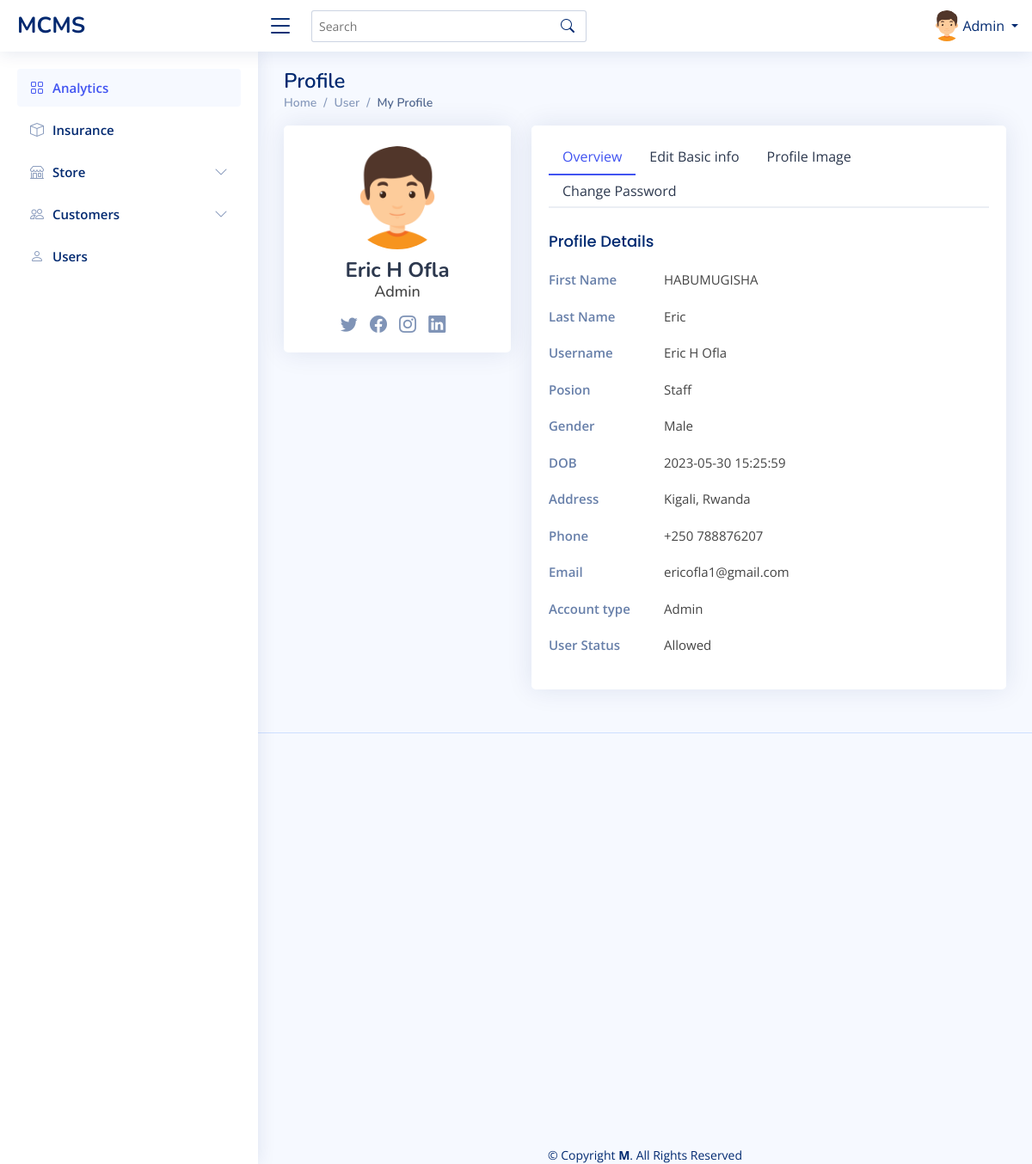
Screenshot of /Dashboard/Admin/edit_profile.php (signed in) with the database file from the repository.
### tables this page shows
CREATE TABLE `users` (
  `User_id` int(100) NOT NULL,
  `Firstname` varchar(100) NOT NULL,
  `Lastname` varchar(100) NOT NULL,
  `Username` text NOT NULL,
  `telephone` text NOT NULL,
  `address` text NOT NULL,
  `email` varchar(225) NOT NULL,
  `gender` varchar(100) NOT NULL,
  `position` varchar(100) NOT NULL,
  `Password` varchar(100) NOT NULL,
  `photo` varchar(200) NOT NULL,
  `account_type` varchar(200) NOT NULL,
  `dates` timestamp NOT NULL DEFAULT current_timestamp() ON UPDATE current_timestamp(),
  `status` varchar(200) NOT NULL
);

### Dashboard/Admin/edit_profile.php (the view, shortened to what this page needs)
<?php
     include 'navbar.php';
     $id =$_SESSION['User_id'];
     $fetch = mysqli_query($conn,"select * from users where User_id='$id'");
     if($row = mysqli_fetch_array($fetch))
     {
      echo' <main id="main" class="main">
      <div class="pagetitle">
        <h1>Profile</h1>
        <nav>
          <ol class="breadcrumb">
            <li class="breadcrumb-item"><a href="index.php">Home</a></li>
            <li class="breadcrumb-item">User</li>
            <li class="breadcrumb-item active">My Profile</li>
          </ol>
        </nav>
      </div>
    <section class="section profile">
      <div class="row">
        <div class="col-xl-4">
          <div class="card">
            <div class="card-body profile-card pt-4 d-flex flex-column align-items-center">
              <img src="assets/img/boy.png" alt="Profile" class="rounded-circle">
              <h2>'.$row['Username'].'</h2>
              <h3>'.$row['account_type'].'</h3>
              <div class="social-links mt-2">
                <a href="#" class="twitter"><i class="bi bi-twitter"></i></a>
                <a href="#" class="facebook"><i class="bi bi-facebook"></i></a>
                <a href="#" class="instagram"><i class="bi bi-instagram"></i></a>
                <a href="#" class="linkedin"><i class="bi bi-linkedin"></i></a>
              </div>
            </div>
          </div>
        </div>
        <div class="col-xl-8">
          <div class="card">
            <div class="card-body pt-3">
              <ul class="nav nav-tabs nav-tabs-bordered">
                <li class="nav-item">
                  <button class="nav-link active" data-bs-toggle="tab" data-bs-target="#profile-overview">Overview</button>
                </li>
                <li class="nav-item">
                  <button class="nav-link" data-bs-toggle="tab" data-bs-target="#profile-edit">Edit Basic info</button>
                </li>
                <li class="nav-item">
                  <button class="nav-link" data-bs-toggle="tab" data-bs-target="#profile-settings">Profile Image</button>
                </li>
                <li class="nav-item">
                  <button class="nav-link" data-bs-toggle="tab" data-bs-target="#profile-change-password">Change Password</button>
                </li>
              </ul>
              <div class="tab-content pt-2">
                <div class="tab-pane fade show active profile-overview" id="profile-overview">
                  <h5 class="card-title">Profile Details</h5>
                  <div class="row">
                    <div class="col-lg-3 col-md-4 label ">First Name</div>
                    <div class="col-lg-9 col-md-8">'.$row['Firstname'].'</div>
                  </div>
                  <div class="row">
                    <div class="col-lg-3 col-md-4 label ">Last Name</div>
                    <div class="col-lg-9 col-md-8">'.$row['Lastname'].'</div>
                  </div>
                  <div class="row">
                    <div class="col-lg-3 col-md-4 label ">Username</div>
                    <div class="col-lg-9 col-md-8">'.$row['Username'].'</div>
                  </div>
                  <div class="row">
                    <div class="col-lg-3 col-md-4 label">Posion</div>
                    <div class="col-lg-9 col-md-8">'.$row['position'].'</div>
                  </div>
                  <div class="row">
                    <div class="col-lg-3 col-md-4 label">Gender</div>
                    <div class="col-lg-9 col-md-8">'.$row['gender'].'</div>
                  </div>
                  <div class="row">
                    <div class="col-lg-3 col-md-4 label">DOB</div>
                    <div class="col-lg-9 col-md-8">'.$row['dates'].'</div>
                  </div>
                  <div class="row">
                    <div class="col-lg-3 col-md-4 label">Address</div>
                    <div class="col-lg-9 col-md-8">'.$row['address'].'</div>
                  </div>
                  <div class="row">
                    <div class="col-lg-3 col-md-4 label">Phone</div>
                    <div class="col-lg-9 col-md-8">'.$row['telephone'].'</div>
                  </div>
                  <div class="row">
                    <div class="col-lg-3 col-md-4 label">Email</div>
                    <div class="col-lg-9 col-md-8">'.$row['email'].'</div>
                  </div>
                  <div class="row">
                    <div class="col-lg-3 col-md-4 label">Account type</div>
                    <div class="col-lg-9 col-md-8">'.$row['account_type'].'</div>
                    </div>
                    <div class="row">
                    <div class="col-lg-3 col-md-4 label">User Status</div>
                    <div class="col-lg-9 col-md-8">'.$row['status'].'</div>
                    </div>
                </div>';
               echo ' <div class="tab-pane fade pt-3" id="profile-change-password">
                <form class="" action = "edit_profile.php" method = "POST">
                  <div class="row mb-3">
                    <label for="currentPassword" class="col-md-4 col-lg-3 col-form-label">Current Password</label>
                    <div class="col-md-8 col-lg-9">
                      <input name="old_pass" type="password" class="form-control" id="currentPassword">
                    </div>
                  </div>
                  <div class="row mb-3">
                    <label for="newPassword" class="col-md-4 col-lg-3 col-form-label">New Password</label>
                    <div class="col-md-8 col-lg-9">
                      <input name="new_pass" type="password" class="form-control" id="newPassword">
                    </div>
                  </div>
                  <div class="row mb-3">
                    <label for="renewPassword" class="col-md-4 col-lg-3 col-form-label">Re-enter New Password</label>
                    <div class="col-md-8 col-lg-9">
                      <input name="confirm_pass" type="password" class="form-control" id="renewPassword">
                    </div>
                  </div>
                  <div class="text-center">
                    <button type="submit" name="change" class="btn btn-primary">Change Password</button>
                  </div>
                </form>
              </div>
                </div>
              </div>
            </div>
          </div>
        </div>
      </div>
    </section>';
      ?>
            <?php
  }
?>
  </main>
  <?php
      include "../footer.php"
   ?>

### Dashboard/Admin/assets/css/style.css (style rules this page uses)
:root { scroll-behavior: smooth; }
body { font-family: "Open Sans", sans-serif; background: #f6f9ff; color: #444444; }
a { color: #4154f1; text-decoration: none; }
h1, h2, h3, h4, h5, h6 { font-family: "Nunito", sans-serif; }
#main { margin-top: 60px; padding: 20px 30px; transition: all 0.3s; }
.pagetitle { margin-bottom: 10px; }
.pagetitle h1 { font-size: 24px; margin-bottom: 0; font-weight: 600; color: #012970; }
.card { margin-bottom: 30px; border: none; border-radius: 5px; box-shadow: 0px 0 30px rgba(1, 41, 112, 0.1); }
.card-title { padding: 20px 0 15px 0; font-size: 18px; font-weight: 500; color: #012970; font-family: "Poppins", sans-serif; }
.card-body { padding: 0 20px 20px 20px; }
.breadcrumb { font-size: 14px; font-family: "Nunito", sans-serif; color: #899bbd; font-weight: 600; }
.breadcrumb a { color: #899bbd; transition: 0.3s; }
.breadcrumb .breadcrumb-item::before { color: #899bbd; }
.breadcrumb .active { color: #51678f; font-weight: 600; }
.nav-tabs-bordered { border-bottom: 2px solid #ebeef4; }
.nav-tabs-bordered .nav-link { margin-bottom: -2px; border: none; color: #2c384e; }
.nav-tabs-bordered .nav-link.active { background-color: #fff; color: #4154f1; border-bottom: 2px solid #4154f1; }
@media (min-width: 1200px) { #main, #footer { margin-left: 300px; } }
.profile .profile-card img { max-width: 120px; }
.profile .profile-card h2 { font-size: 24px; font-weight: 700; color: #2c384e; margin: 10px 0 0 0; }
.profile .profile-card h3 { font-size: 18px; }
.profile .profile-card .social-links a { font-size: 20px; display: inline-block; color: rgba(1, 41, 112, 0.5); line-height: 0; margin-right: 10px; transition: 0.3s; }
.profile .profile-overview .row { margin-bottom: 20px; font-size: 15px; }
.profile .profile-overview .card-title { color: #012970; }
.profile .profile-overview .label { font-weight: 600; color: rgba(1, 41, 112, 0.6); }

### rows the page displays
users: Username "Eric H Ofla", account_type "Admin", Firstname "HABUMUGISHA", Lastname "Eric", position "Staff", gender "Male", dates "2023-05-30 15:25:59", address "Kigali, Rwanda", telephone "+250 788876207", email "ericofla1@gmail.com", status "Allowed"

### other values shown
$_SESSION['account_type'] "Admin"
